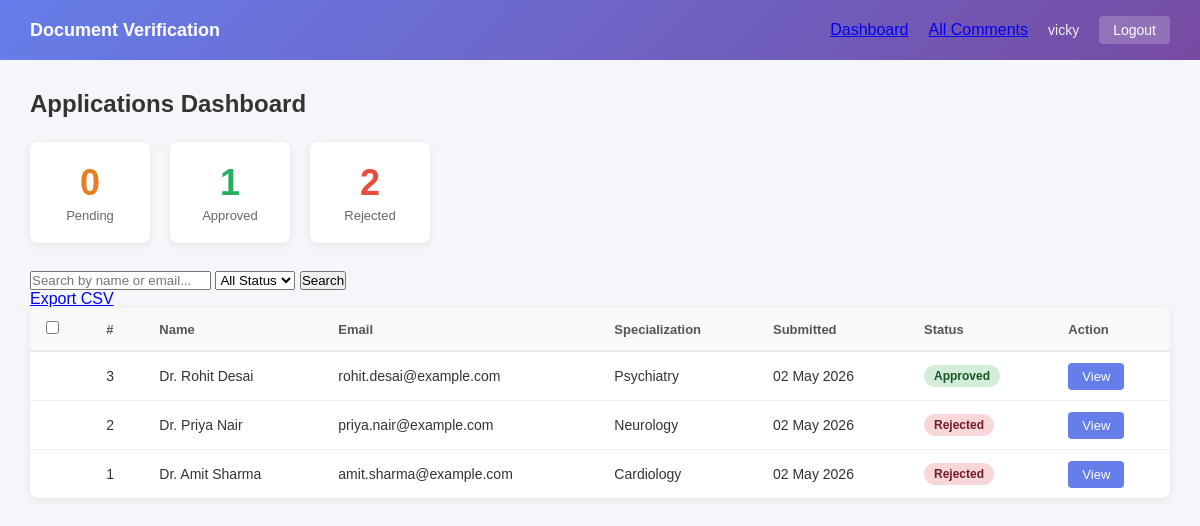
The page /dashboard/ (signed in) on the database its author committed.
### doc_review/models.py (models this page shows, shortened)
class DoctorApplication(models.Model):
    STATUS_PENDING = 'pending'
    STATUS_APPROVED = 'approved'
    STATUS_REJECTED = 'rejected'
    STATUS_CHOICES = [
        (STATUS_PENDING, 'Pending'),
        (STATUS_APPROVED, 'Approved'),
        (STATUS_REJECTED, 'Rejected'),
    ]
    full_name = models.CharField(max_length=200)
    email = models.EmailField()
    phone = models.CharField(max_length=20)
    specialization = models.CharField(max_length=200)
    doc_folder = models.CharField(max_length=500)
    status = models.CharField(max_length=20, choices=STATUS_CHOICES, default=STATUS_PENDING)
    rejection_reason = models.TextField(blank=True, default='')
    reviewed_by = models.ForeignKey(
        User, null=True, blank=True,
        on_delete=models.SET_NULL,
        related_name='reviewed_applications'
    )
    reviewed_at = models.DateTimeField(null=True, blank=True)
    submitted_at = models.DateTimeField(auto_now_add=True)

### doc_review/views.py (the view)
# urls.py: path('dashboard/', views.dashboard, name='dashboard'),
@login_required
def dashboard(request):
    qs = DoctorApplication.objects.all().order_by('-submitted_at')
    status_filter = request.GET.get('status', '')
    search_query = request.GET.get('q', '')
    if status_filter:
        qs = qs.filter(status=status_filter)
    if search_query:
        qs = qs.filter(
            Q(full_name__icontains=search_query) | Q(email__icontains=search_query)
        )
    counts = {
        'pending': DoctorApplication.objects.filter(status='pending').count(),
        'approved': DoctorApplication.objects.filter(status='approved').count(),
        'rejected': DoctorApplication.objects.filter(status='rejected').count(),
    }
    paginator = Paginator(qs, 20)
    page_number = request.GET.get('page')
    page_obj = paginator.get_page(page_number)
    commented_ids = set(
        Comment.objects.values_list('application_id', flat=True).distinct()
    )
    return render(request, 'doc_review/dashboard.html', {
        'page_obj': page_obj,
        'counts': counts,
        'status_filter': status_filter,
        'search_query': search_query,
        'commented_ids': commented_ids,
    })

### templates/doc_review/dashboard.html (shortened to what this page needs)
{% extends 'doc_review/base.html' %}
{% block content %}
<div class="page-header">
    <h2>Applications Dashboard</h2>
</div>
<div class="stats-row">
    <div class="stat-card stat-pending">
        <span class="stat-number">{{ counts.pending }}</span>
        <span class="stat-label">Pending</span>
    </div>
    <div class="stat-card stat-approved">
        <span class="stat-number">{{ counts.approved }}</span>
        <span class="stat-label">Approved</span>
    </div>
    <div class="stat-card stat-rejected">
        <span class="stat-number">{{ counts.rejected }}</span>
        <span class="stat-label">Rejected</span>
    </div>
</div>
<div class="filter-bar">
    <form method="GET" action="{% url 'dashboard' %}" class="filter-form">
        <input type="text" name="q" value="{{ search_query }}" placeholder="Search by name or email..." class="search-input">
        <select name="status" class="status-select">
            <option value="">All Status</option>
        </select>
        <button type="submit" class="btn-filter">Search</button>
    </form>
    <a href="{% url 'export_csv' %}?status={{ status_filter }}&q={{ search_query }}" class="btn-export">Export CSV</a>
</div>
<form method="POST" action="{% url 'bulk_action' %}" id="bulk-form">
    <div class="table-container">
        <table class="app-table">
            <thead>
                <tr>
                    <th><input type="checkbox" id="select-all" title="Select all"></th>
                    <th>#</th>
                    <th>Name</th>
                    <th>Email</th>
                    <th>Specialization</th>
                    <th>Submitted</th>
                    <th>Status</th>
                    <th>Action</th>
                </tr>
            </thead>
            <tbody>
                {% for app in page_obj %}
                <tr>
                    <td>
                    </td>
                    <td>{{ app.id }}</td>
                    <td>
                        <div class="name-cell">
                            {{ app.full_name }}
                        </div>
                    </td>
                    <td>{{ app.email }}</td>
                    <td>{{ app.specialization }}</td>
                    <td>{{ app.submitted_at|date:"d M Y" }}</td>
                    <td>
                        <span class="badge badge-{{ app.status }}">{{ app.get_status_display }}</span>
                    </td>
                    <td>
                        <a href="{% url 'application_detail' app.pk %}" class="btn-view">View</a>
                    </td>
                </tr>
                {% empty %}
                <tr>
                    <td colspan="8" class="empty-row">No applications found.</td>
                </tr>
                {% endfor %}
            </tbody>
        </table>
    </div>
</form>
{% endblock %}

### templates/doc_review/base.html (shortened to what this page needs)
{% load static %}
<!DOCTYPE html>
<html lang="en">
<head>
    <link rel="stylesheet" href="{% static 'doc_review/style.css' %}">
</head>
<body>
    <nav class="navbar">
        <div class="nav-brand">Document Verification</div>
        <div class="nav-links">
            <a href="{% url 'dashboard' %}" class="nav-link">Dashboard</a>
            <a href="{% url 'all_comments' %}" class="nav-link">All Comments</a>
            <span class="nav-user">{{ request.user.username }}</span>
            <a href="{% url 'logout' %}" class="nav-logout">Logout</a>
        </div>
    </nav>
    <div class="main-content">
        {% block content %}{% endblock %}
    </div>
</body>
</html>

### static/doc_review/style.css (style rules this page uses)
* { margin: 0; padding: 0; box-sizing: border-box; }
body { font-family: Arial, Helvetica, sans-serif; background: #f4f6f9; color: #333; }
.navbar { background: linear-gradient(135deg, #667eea 0%, #764ba2 100%); color: white; padding: 0 30px; height: 60px; display: flex; align-items: center; justify-content: space-between; }
.nav-brand { font-size: 18px; font-weight: bold; }
.nav-links { display: flex; align-items: center; gap: 20px; }
.nav-user { font-size: 14px; opacity: 0.9; }
.nav-logout { color: white; text-decoration: none; font-size: 14px; background: rgba(255,255,255,0.2); padding: 6px 14px; border-radius: 4px; }
.main-content { padding: 30px; max-width: 1200px; margin: 0 auto; }
.page-header { margin-bottom: 24px; }
.page-header h2 { font-size: 24px; color: #333; }
.stats-row { display: flex; gap: 20px; margin-bottom: 28px; }
.stat-card { background: white; border-radius: 8px; padding: 20px 30px; display: flex; flex-direction: column; align-items: center; box-shadow: 0 2px 8px rgba(0,0,0,0.07); min-width: 120px; }
.stat-number { font-size: 36px; font-weight: bold; }
.stat-label { font-size: 13px; color: #666; margin-top: 4px; }
.stat-pending .stat-number { color: #e67e22; }
.stat-approved .stat-number { color: #27ae60; }
.stat-rejected .stat-number { color: #e74c3c; }
.table-container { background: white; border-radius: 8px; box-shadow: 0 2px 8px rgba(0,0,0,0.07); overflow: hidden; }
.app-table { width: 100%; border-collapse: collapse; }
.app-table th { background: #f8f9fa; padding: 13px 16px; text-align: left; font-size: 13px; color: #555; border-bottom: 2px solid #e9ecef; }
.app-table td { padding: 13px 16px; font-size: 14px; border-bottom: 1px solid #f0f0f0; }
.app-table tr:last-child td { border-bottom: none; }
.badge { display: inline-block; padding: 4px 10px; border-radius: 12px; font-size: 12px; font-weight: bold; }
.badge-approved { background: #d4edda; color: #155724; }
.badge-rejected { background: #f8d7da; color: #721c24; }
.btn-view { background: #667eea; color: white; text-decoration: none; padding: 6px 14px; border-radius: 4px; font-size: 13px; }

### rows shown on the page
DoctorApplication: id "3", full_name "Dr. Rohit Desai", email "rohit.desai@example.com", specialization "Psychiatry", submitted_at "02 May 2026", status "Approved"
DoctorApplication: id "2", full_name "Dr. Priya Nair", email "priya.nair@example.com", specialization "Neurology", submitted_at "02 May 2026", status "Rejected"
DoctorApplication: id "1", full_name "Dr. Amit Sharma", email "amit.sharma@example.com", specialization "Cardiology", submitted_at "02 May 2026", status "Rejected"

### other values the page prints
{{ request.user.username }} "vicky"
{{ counts.pending }} "0"
{{ counts.approved }} "1"
{{ counts.rejected }} "2"
